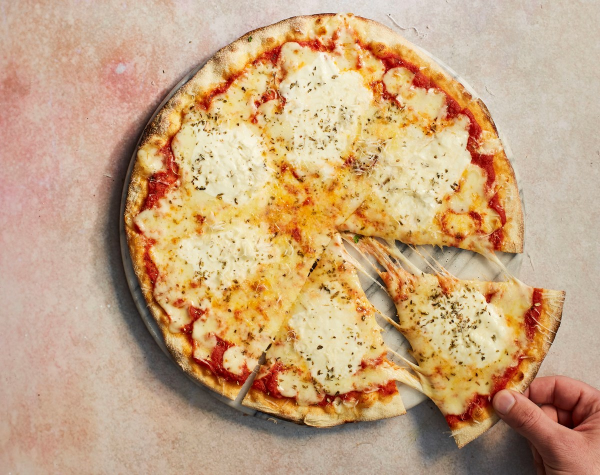
%> input picture Assignments/Assignments1/img/pizza.jpg, 1200 x 950 px (shown at 1/2 size)
$ octave Q2_solution.m   (GNU Octave 9; MATLAB toolbox functions it lacks are replaced by stand-ins)
%> lines starting %> are read from the running program, lines starting %| are printed output that depends on the picture; in (x1, y1, x2, y2) boxes, pixels count from 0 and x2, y2 are one past the last pixel; in counts of white or black regions, pixels touching at a corner belong together; the program's own positions count from 1
%> further down, pizza is the input picture: size 950x1200x3 uint8; mean R, G, B 198.3, 164.1, 127.8
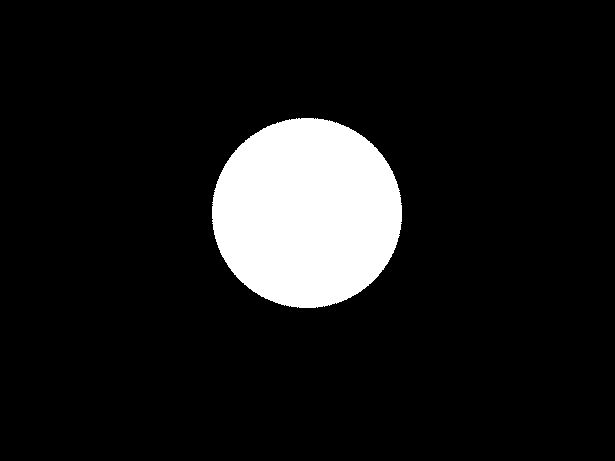
%> input picture Assignments/Assignments1/img/circle.jpg, 615 x 461 px
%> further down, circle is the input picture: size 461x615 uint8; min 0, max 255, mean 25.5
### Assignments/Assignments1/ContrastAdjust.m
%src为rgb图像，Contrast为调节的对比度值，调节范围为【-100，100】
function img = ContrastAdjust(src,Contrast)
%> called with Contrast = 95

Image=double(src);

R=Image(:,:,1);
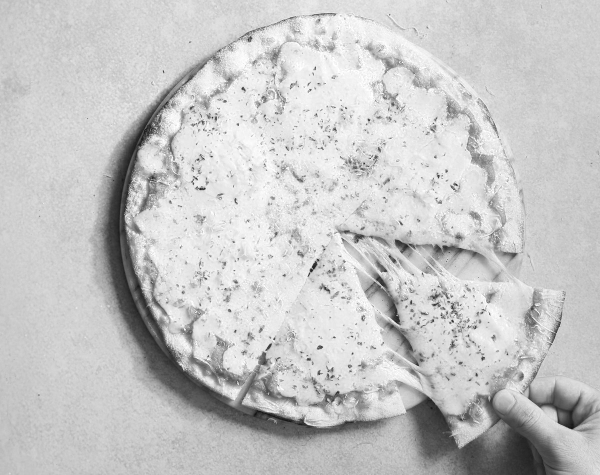
%> R: size 950x1200 double (shown at 1/2 size); min 9, max 255, mean 198.3
G=Image(:,:,2);
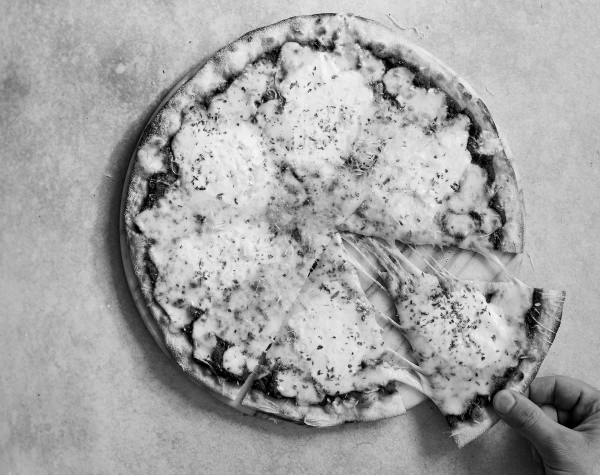
%> G: size 950x1200 double (shown at 1/2 size); min 0, max 254, mean 164.1
B=Image(:,:,3);
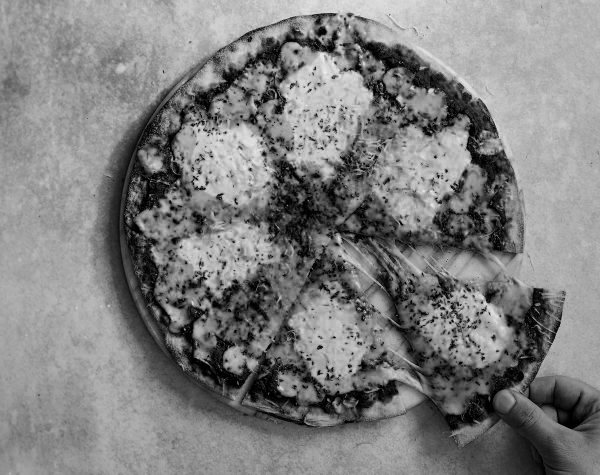
%> B: size 950x1200 double (shown at 1/2 size); min 0, max 243, mean 127.8

Average=mean(src(:));
%> Average = 163.4
%调整参数[-100,100]


Contrast=Contrast/100*255;
Percent=Contrast/255;
if(Contrast>0)
    R = Average + (R - Average) * 1 / (1 - Percent) ;
    G = Average + (G - Average) * 1 / (1 - Percent) ;
    B = Average + (B - Average) * 1 / (1 - Percent) ;
else
    R= Average + (R - Average) * (1 + Percent);
    G= Average + (G - Average) * (1 + Percent);
    B= Average + (B - Average) * (1 + Percent);

end

img(:,:,1)=R;
img(:,:,2)=G;
img(:,:,3)=B;
end

### Assignments/Assignments1/Q2_solution.m
pizza = imread('img\pizza.jpg');
circle = imread('img\circle.jpg');
pizza_c = ContrastAdjust(pizza,95);

[m,n] = size(circle);
%> m = 461; n = 615
[X,Y] = meshgrid(1:n,1:m);
R_tmp = sqrt((X-307).^2+(Y-215).^2);
R_tmp1 = R_tmp<=80;
IMG_out = R_tmp1.*im2double(circle);
%> IMG_out: size 461x615 double; values 0 (black) and 1 (white), 7.1% white; 1 white region, box (x1, y1, x2, y2) and area: (226, 134, 387, 295) 20081
for i = 1:m
    for j = 1:n
        if IMG_out(i,j) > 0
            IMG_out(i,j) = 255;
        else
            IMG_out(i,j) = 0;
        end
    end
end
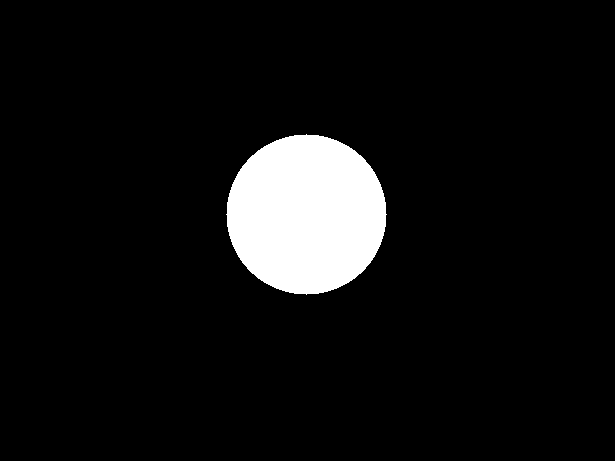
%> IMG_out: size 461x615 double; 7.1% white; 1 white region, box (x1, y1, x2, y2) and area: (226, 134, 387, 295) 20081
out_circle = circle-uint8(IMG_out);
circle_r = imresize(out_circle,[950,1200]);


[m,n,~] = size(pizza_c);
%> m = 950; n = 1200
[X,Y] = meshgrid(1:n,1:m);
R_tmp = sqrt((X-600).^2+(Y-441).^2);
R_tmp1 = R_tmp<=165;
R_out = R_tmp1.*im2double(pizza_c(:,:,1));
G_out = R_tmp1.*im2double(pizza_c(:,:,2));
B_out = R_tmp1.*im2double(pizza_c(:,:,3));
IMG_p_out(:,:,1) = R_out;
IMG_p_out(:,:,2) = G_out;
IMG_p_out(:,:,3) = B_out;
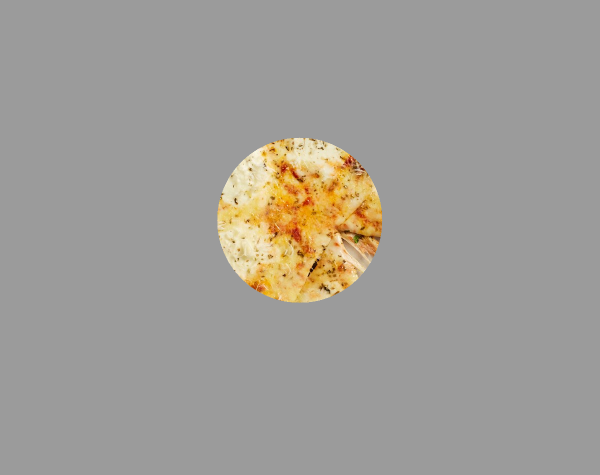
%> IMG_p_out: size 950x1200x3 double (shown at 1/2 size); mean R, G, B 100.4, 33.9, -80; drawn with min black and max white
imshow(IMG_p_out+im2double(circle_r));
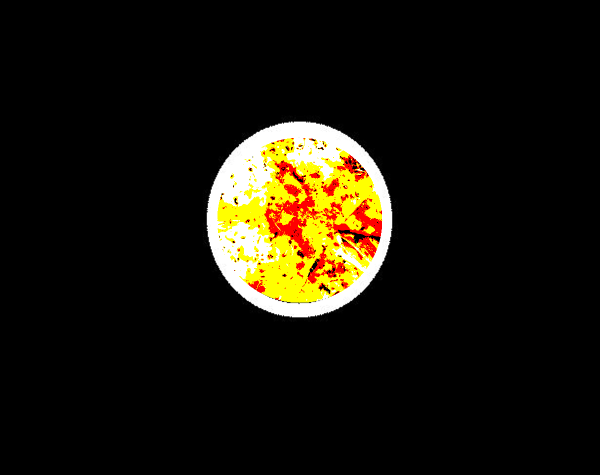
%> displayed picture: size 950x1200x3, on the screen's scale of 0 to 255 (shown at 1/2 size); mean R, G, B 24.9, 20.8, 10.7
